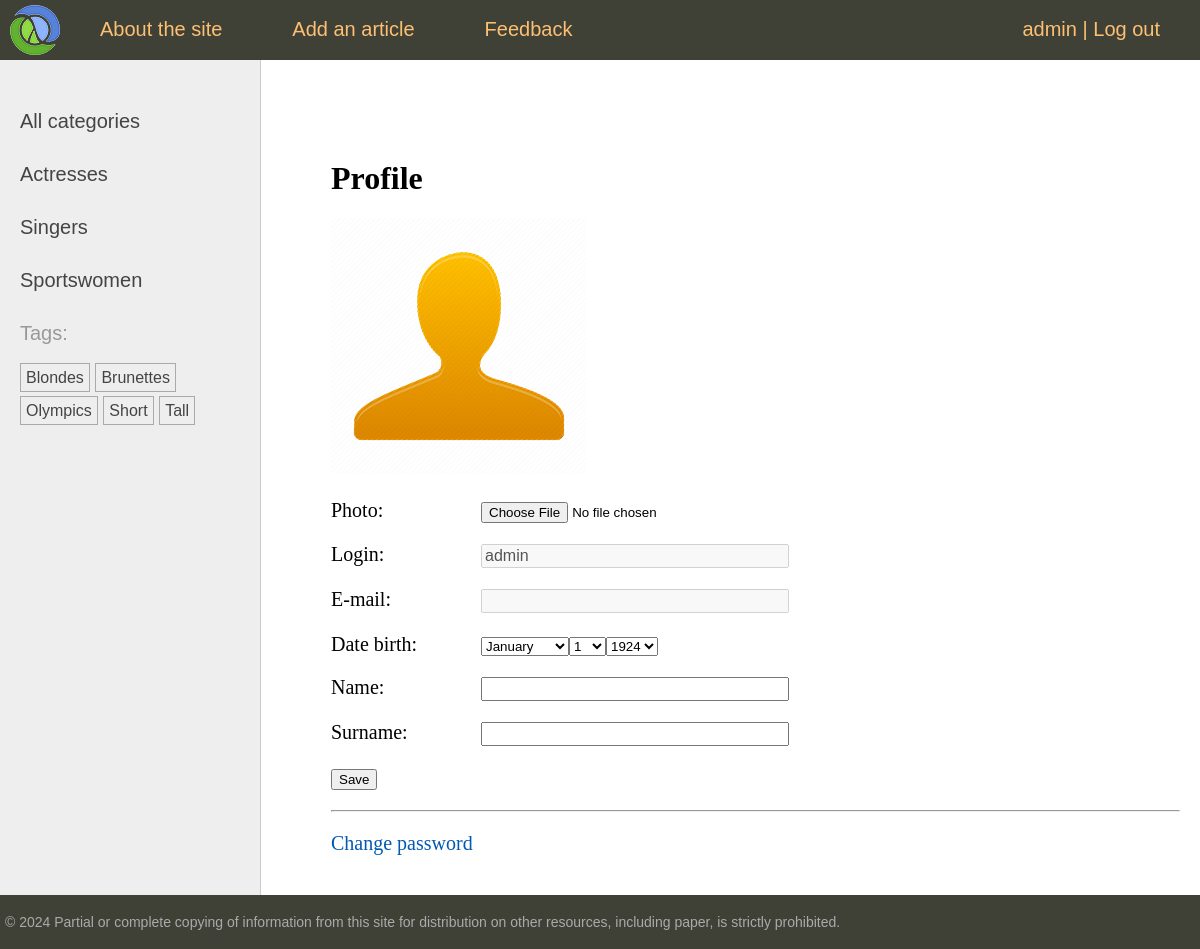
Page /users/profile/ (signed in) on the committed database.
### users/models.py (models this page shows)
class User(AbstractUser):
    photo = models.ImageField(upload_to="users/%Y/%m/%d/", blank=True, null=True, verbose_name="Photo")
    date_birth = models.DateTimeField(blank=True, null=True, verbose_name="Date of birth")

### women/models.py (models this page shows, shortened)
class Category(models.Model):
    name = models.CharField(max_length=100, db_index=True, verbose_name="Category")
    slug = models.SlugField(max_length=255, unique=True, db_index=True)
    class Meta:
        verbose_name = "Category"
        verbose_name_plural = "Categories"
    def get_absolute_url(self):
        return reverse('category', kwargs={'cat_slug': self.slug})

class TagPost(models.Model):
    tag = models.CharField(max_length=100, db_index=True)
    slug = models.SlugField(max_length=255, unique=True, db_index=True)
    def get_absolute_url(self):
        return reverse('tag', kwargs={'tag_slug': self.slug})

### users/views.py (the view, shortened to what this page needs)
# urls.py: path('profile/', views.ProfileUser.as_view(), name='profile'),
class ProfileUser(LoginRequiredMixin, UpdateView):
    model = get_user_model()
    form_class = ProfileUserForm
    template_name = 'users/profile.html'
    extra_context = {
        'title': "User profile",
        'default_image': settings.DEFAULT_USER_IMAGE,
    }
    def get_object(self, queryset=None):
        return self.request.user

### users/forms.py
class ProfileUserForm(forms.ModelForm):
    username = forms.CharField(disabled=True, label='Login', widget=forms.TextInput(attrs={'class': 'form-input'}))
    email = forms.CharField(disabled=True, label='E-mail', widget=forms.TextInput(attrs={'class': 'form-input'}))
    this_year = datetime.date.today().year
    date_birth = forms.DateField(widget=forms.SelectDateWidget(years=tuple(range(this_year-100, this_year-5))))
    class Meta:
        model = get_user_model()
        fields = ['photo', 'username', 'email', 'date_birth', 'first_name', 'last_name']
        labels = {
            'first_name': 'Name',
            'last_name': 'Surname',
        }
        widgets = {
            'first_name': forms.TextInput(attrs={'class': 'form-input'}),
            'last_name': forms.TextInput(attrs={'class': 'form-input'}),
        }

### users/context_processors.py (called while the page is built)
def get_women_context(request):
    return {'mainmenu': menu}

### women/templatetags/women_tags.py (called while the page is built)
@register.inclusion_tag('women/list_categories.html')
def show_categories(cat_selected=0):
    cats = Category.objects.annotate(total=Count("posts")).filter(total__gt=0)
    return {'cats': cats, 'cat_selected': cat_selected}

@register.inclusion_tag('women/list_tags.html')
def show_all_tags():
    return {'tags': TagPost.objects.annotate(total=Count("tags")).filter(total__gt=0)}

### users/templates/users/profile.html (shortened to what this page needs)
{% extends 'base.html' %}
{% block content %}
<h1>Profile</h1>
<form method="post" enctype="multipart/form-data">
    {% if user.photo %}
    <p><img src="{{ user.photo.url }}">
    {% else %}
    <p><img src="{{ default_image }}">
    {% endif %}
    {% for f in form %}
    <p><label class="form-label" for="{{ f.id_for_label }}">{{f.label}}: </label>{{ f }}</p>
    {% endfor %}
    <p><button type="submit">Save</button></p>
</form>
<hr>
<p><a href="{% url 'users:password_change' %}">Change password</a></p>
{% endblock %}

### templates/base.html (shortened to what this page needs)
{% load static %}
{% load women_tags %}
<!DOCTYPE html>
<html>
<head>
	<link type="text/css" href="{% static 'women/css/styles.css' %}" rel="stylesheet" />
</head>
<body>
<table class="table-page" border=0 cellpadding="0" cellspacing="0">
<tr><td valign=top>
{% block mainmenu %}
		<div class="header">
			<ul id="mainmenu" class="mainmenu">
			<li class="logo"><a href="{% url 'home' %}"><div class="logo"></div></a></li>
{% for m in mainmenu %}
	<li><a href="{% url m.url_name %}">{{m.title}}</a></li>
{% endfor %}
{% if user.is_authenticated %}
				<li class="last"><a href="{% url 'users:profile' %}">{{user.username}}</a> | <a href="{% url 'users:logout' %}">Log out</a></li>
{% else %}
    <li class="last"><a href="{% url 'users:login' %}">Login</a> | <a href="{% url 'users:register' %}">Registration</a></li>
{% endif %}
			</ul>
		</div>
{% endblock mainmenu %}
<table class="table-content" border=0 cellpadding="0" cellspacing="0">
<tr>
	<td valign="top" class="left-chapters">
	<ul id="leftchapters">
		{% if cat_selected == 0 %}
		<li class="selected">All categories</li>
		{% else %}
		<li><a href="{% url 'home' %}">All categories</a></li>
		{% endif %}
		{% show_categories cat_selected %}
		<li>{% show_all_tags %}</li>
	</ul>
</td>
<td valign="top" class="content">
	<div class="content-text">
{% block content %}
{% endblock %}
	</div>
</td></tr></table>
</td></tr>
<tr><td valign=top>
	<div id="footer">
		<p>&copy; 2024 Partial or complete copying of information from this site for distribution on other resources, including paper, is strictly prohibited.</p>
	</div>
</td></tr></table>
</body>
</html>

### women/templates/women/list_categories.html
{% for cat in cats %}
{% if cat.id == cat_selected %}
<li class="selected">{{cat.name}}</li>
{% else %}
<li><a href="{{ cat.get_absolute_url }}">{{cat.name}}</a></li>
{% endif %}
{% endfor %}

### women/templates/women/list_tags.html
{% if tags %}
    <p>Tags:</p>
    <ul class="tags-list">
        {% for t in tags %}
        <li><a href="{{t.get_absolute_url}}">{{t.tag}}</a></li>
        {% endfor %}
    </ul>
{% endif %}

### women/static/women/css/styles.css (style rules this page uses)
html, body { font-family: 'Arial'; margin: 0; padding: 0; height: 100%; width: 100%; color: #444; }
a { color: #0059b2; text-decoration: none; }
img { max-width: 600px; height: auto; }
.table-page { width: 100%; height: 100%; vertical-align: top; }
.table-page tr { height: 100%; }
.header { background: #3F4137; height: 60px; }
.logo { background: url('../images/logo.png') no-repeat 10px 5px; width: 70px; height: 60px; }
ul.mainmenu { list-style: none; margin: 0; padding: 0; height: 60px; color: #fdc073; font-size: 20px; overflow: hidden; }
ul.mainmenu li { float: left; margin: 18px 40px 0 30px; }
ul.mainmenu li.logo { margin: 0; }
ul.mainmenu li.last { float: right; }
ul.mainmenu li a { color: #fdc073; text-decoration: none; }
.table-content { width: 100%; min-height: 100%; height: 100%; }
.left-chapters { margin: 0; background: #eee; border-right: 1px solid #ccc; }
.left-chapters ul { width: 230px; margin: 0; padding: 20px 10px 10px 20px; list-style: none; font-size: 20px; }
.left-chapters ul li { margin: 30px 0 0 0; color: #999; }
.left-chapters ul li a { color: #444; text-decoration: none; }
ul.tags-list { width: 100%; margin: 0; padding: 0; list-style: none; }
ul.tags-list li { margin: 0; padding: 0 0 10px; display: inline-block; }
ul.tags-list li a { padding: 5px; font-size: 16px; border: 1px solid #aaa; }
.content { padding: 40px 20px 20px 40px; width: 100%; box-sizing: border-box; }
.content-text { margin: 60px 0 0 30px; color: #000; font-size: 20px; font-family: Yandex Sans Display Light; }
.content-text h1 { font-size: 32px; }
#footer { box-sizing: border-box; background: #3F4137; padding: 5px; color: #aaa; font-size: 14px; font-family: Verdana, Geneva, Arial, Helvetica; text-align: left; overflow: hidden; }
.form-input { width: 300px; font-size: 16px; }
.form-label { display: inline-block; min-width: 150px; vertical-align: top; }

### rows in the picture
User: username "admin", form "admin"
Category: name "Actresses"
Category: name "Singers"
Category: name "Sportswomen"
TagPost: tag "Blondes"
TagPost: tag "Brunettes"
TagPost: tag "Olympics"
TagPost: tag "Short"
TagPost: tag "Tall"

### other values in the picture
{{ m.title }} "About the site" "Add an article" "Feedback"
{{ f.label }} "Photo" "Login" "E-mail" "Date birth" "Name" "Surname"
